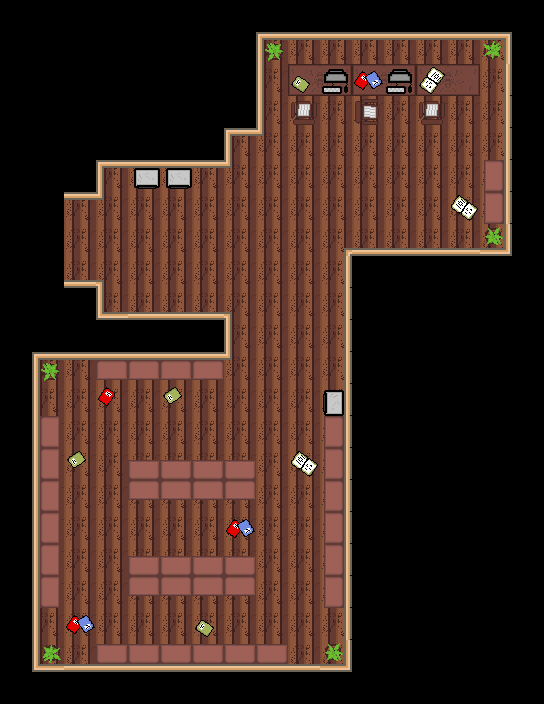

Rendered tile map (Tiled .tmx) drawn with the repository's tilesets; below, a short description and the full map source, tile grids included:
An orthogonal 17x22 tile map with 32x32 px tiles, 3 tile layers (Tile Layer 1, Tile Layer 2, Tile Layer 3).

<map version="1.2" tiledversion="1.2.0" orientation="orthogonal" renderorder="left-up" width="17" height="22" tilewidth="32" tileheight="32" infinite="0" nextlayerid="4" nextobjectid="1">
 <tileset firstgid="1" source="FullSpriteSheet.tsx" />
 <layer id="1" name="Tile Layer 1" width="17" height="22">
  <data encoding="csv">
104,104,104,104,104,104,104,104,104,104,104,104,104,104,104,104,104,
104,104,104,104,104,104,104,104,321,290,290,290,290,290,290,292,104,
104,104,104,104,104,104,104,104,387,536871331,2684354691,536871331,2684354691,536871331,2684354691,324,104,
104,104,104,104,104,104,104,104,387,322,322,322,322,322,322,324,104,
104,104,104,104,104,104,104,321,391,322,322,322,322,322,322,324,104,
104,104,104,321,290,290,290,391,322,322,322,322,322,322,322,324,104,
104,104,290,391,322,322,322,322,322,322,322,322,322,322,322,324,104,
104,104,322,322,322,322,322,322,322,322,424,386,386,386,386,356,104,
104,104,386,360,322,322,322,322,322,322,324,104,104,104,104,104,104,
104,104,104,385,386,386,386,360,322,322,324,104,104,104,104,104,104,
104,104,104,104,104,104,104,387,322,322,324,104,104,104,104,104,104,
104,321,290,290,290,290,290,391,322,322,324,104,104,104,104,104,104,
104,387,322,322,322,322,322,322,322,322,324,104,104,104,104,104,104,
104,387,322,322,322,322,322,322,322,322,324,104,104,104,104,104,104,
104,387,322,322,322,322,322,322,322,322,324,104,104,104,104,104,104,
104,387,322,322,322,322,322,322,322,322,324,104,104,104,104,104,104,
104,387,322,322,322,322,322,322,322,322,324,104,104,104,104,104,104,
104,387,322,322,322,322,322,322,322,322,324,104,104,104,104,104,104,
104,387,322,322,322,322,322,322,322,322,324,104,104,104,104,104,104,
104,387,322,322,322,322,322,322,322,322,324,104,104,104,104,104,104,
104,385,386,386,386,386,386,386,386,386,356,104,104,104,104,104,104,
104,104,104,104,104,104,104,104,104,104,104,104,104,104,104,104,104
</data>
 </layer>
 <layer id="2" name="Tile Layer 2" width="17" height="22">
  <data encoding="csv">
0,0,0,0,0,0,0,0,0,0,0,0,0,0,0,0,0,
0,0,0,0,0,0,0,0,0,0,0,0,0,0,0,0,0,
0,0,0,0,0,0,0,0,0,0,0,0,0,0,0,0,0,
0,0,0,0,0,0,0,0,0,0,0,0,0,0,0,0,0,
0,0,0,0,0,0,0,0,0,0,0,0,0,0,0,0,0,
0,0,0,0,0,0,0,0,0,0,0,0,0,0,0,0,0,
0,0,0,0,0,0,0,0,0,0,0,0,0,0,0,0,0,
0,0,0,0,0,0,0,0,0,0,0,0,0,0,0,0,0,
0,0,0,0,0,0,0,0,0,0,0,0,0,0,0,0,0,
0,0,0,0,0,0,0,0,0,0,0,0,0,0,0,0,0,
0,0,0,0,0,0,0,0,0,0,0,0,0,0,0,0,0,
0,0,0,0,0,0,0,0,0,0,0,0,0,0,0,0,0,
0,0,0,0,0,0,0,0,0,0,0,0,0,0,0,0,0,
0,0,0,0,0,0,0,0,0,0,0,0,0,0,0,0,0,
0,0,0,0,0,0,0,0,0,0,0,0,0,0,0,0,0,
0,0,0,0,0,0,0,0,0,0,0,0,0,0,0,0,0,
0,0,0,0,0,0,0,0,0,0,0,0,0,0,0,0,0,
0,0,0,0,0,0,0,0,0,0,0,0,0,0,0,0,0,
0,0,0,0,0,0,0,0,0,0,0,0,0,0,0,0,0,
0,0,0,0,0,0,0,0,0,0,0,0,0,0,0,0,0,
0,0,0,0,0,0,0,0,0,0,0,0,0,0,0,0,0,
0,0,0,0,0,0,0,0,0,0,0,0,0,0,0,0,0
</data>
 </layer>
 <layer id="3" name="Tile Layer 3" width="17" height="22">
  <data encoding="csv">
0,0,0,0,0,0,0,0,0,0,0,0,0,0,0,0,0,
0,0,0,0,0,0,0,0,2684354861,0,0,0,0,0,0,3221225773,0,
0,0,0,0,0,0,0,0,0,1610613261,2684355056,494,2684355056,1610613229,0,0,0,
0,0,0,0,0,0,0,0,0,1610613069,322,333,322,1610613069,0,0,0,
0,0,0,0,0,0,0,0,0,0,0,0,0,0,0,0,0,
0,0,0,0,1610613453,1610613453,0,0,0,0,0,0,0,0,0,2147484176,0,
0,0,0,0,0,0,0,0,0,0,0,0,0,0,3221225965,2147484176,0,
0,0,0,0,0,0,0,0,0,0,0,0,0,0,0,1610613037,0,
0,0,0,0,0,0,0,0,0,0,0,0,0,0,0,0,0,
0,0,0,0,0,0,0,0,0,0,0,0,0,0,0,0,0,
0,0,0,0,0,0,0,0,0,0,0,0,0,0,0,0,0,
0,2684354861,0,2684355088,2684355088,2684355088,2684355088,0,0,0,0,0,0,0,0,0,0,
0,0,0,526,0,536871437,0,0,0,0,717,0,0,0,0,0,0,
0,528,0,0,0,0,0,0,0,0,2147484176,0,0,0,0,0,0,
0,528,536871437,0,1610613263,1610613263,1610613263,1610613263,0,3221225965,2147484176,0,0,0,0,0,0,
0,528,0,0,2684355087,2684355087,2684355087,2684355087,0,0,2147484176,0,0,0,0,0,0,
0,528,0,0,0,0,0,494,0,0,2147484176,0,0,0,0,0,0,
0,528,0,0,1610613263,1610613263,1610613263,1610613263,0,0,2147484176,0,0,0,0,0,0,
0,528,0,0,2684355087,2684355087,2684355087,2684355087,0,0,2147484176,0,0,0,0,0,0,
0,0,494,0,0,0,1610613261,0,0,0,0,0,0,0,0,0,0,
0,301,0,1610613264,1610613264,1610613264,1610613264,1610613264,1610613264,0,1610613037,0,0,0,0,0,0,
0,0,0,0,0,0,0,0,0,0,0,0,0,0,0,0,0
</data>
 </layer>
</map>
